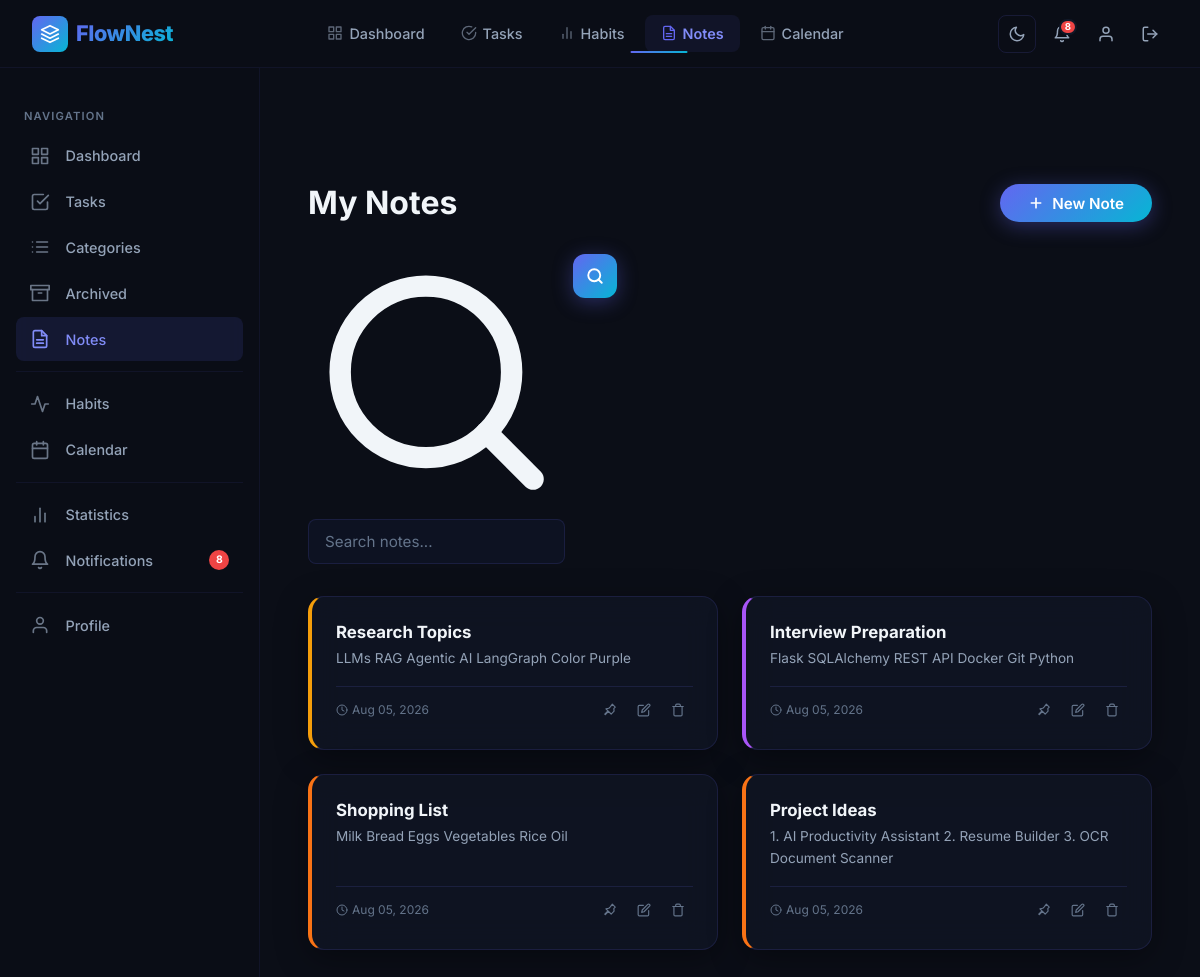
Screenshot of /notes/ (signed in) with the database file from the repository.
### app/models.py (models this page shows)
class Note(db.Model):
    __tablename__ = "notes"
    id = db.Column(
        db.Integer,
        primary_key=True
    )
    title = db.Column(
        db.String(150),
        nullable=False
    )
    content = db.Column(
        db.Text,
        nullable=False
    )
    color = db.Column(
        db.String(20),
        default="yellow"
    )
    is_pinned = db.Column(
        db.Boolean,
        default=False
    )
    created_at = db.Column(
        db.DateTime,
        default=datetime.utcnow
    )
    updated_at = db.Column(
        db.DateTime,
        default=datetime.utcnow,
        onupdate=datetime.utcnow
    )
    user_id = db.Column(
        db.Integer,
        db.ForeignKey("users.id"),
        nullable=False
    )
    user = db.relationship(
        "User",
        back_populates="notes"
    )

### app/routes/notes.py (the view, shortened to what this page needs)
@notes.route("/")
@login_required
def list_notes():
    search = request.args.get(
        "search",
        ""
    )
    query = Note.query.filter_by(
        user_id=current_user.id
    )
    notes = query.order_by(
        Note.is_pinned.desc(),
        Note.updated_at.desc()
    ).all()
    return render_template(
        "notes/notes.html",
        notes=notes,
        search=search
    )

### app/extensions.py (called while the page is built)
@login_manager.user_loader
def load_user(user_id):
    from app.models import User
    return User.query.get(int(user_id))

### app/templates/notes/notes.html (shortened to what this page needs)
{% extends "base.html" %}
{% block content %}
<div class="page-wrapper with-sidebar">
    <div class="page-content">
        <div class="page-header fade-in">
            <h2>My Notes</h2>
            <a href="{{ url_for('notes.create_note') }}" class="btn btn-primary">
                <svg width="16" height="16" viewBox="0 0 24 24" fill="none" stroke="currentColor" stroke-width="2.5"
                    stroke-linecap="round" stroke-linejoin="round">
                    <line x1="12" y1="5" x2="12" y2="19"></line>
                    <line x1="5" y1="12" x2="19" y2="12"></line>
                </svg>
                New Note
            </a>
        </div>
        <div class="notes-search-bar fade-in fade-in-delay-1">
            <form method="GET" action="{{ url_for('notes.list_notes') }}" class="notes-search-form">
                <div class="search-input-wrap">
                    <svg viewBox="0 0 24 24" fill="none" stroke="currentColor" stroke-width="2" stroke-linecap="round"
                        stroke-linejoin="round">
                        <circle cx="11" cy="11" r="8"></circle>
                        <line x1="21" y1="21" x2="16.65" y2="16.65"></line>
                    </svg>
                    <input type="text" name="search" value="{{ search }}" placeholder="Search notes..."
                        class="form-control" id="notes-search-input">
                </div>
                <button type="submit" class="btn btn-primary btn-icon-only">
                    <svg viewBox="0 0 24 24" fill="none" stroke="currentColor" stroke-width="2.5"
                        stroke-linecap="round" stroke-linejoin="round">
                        <circle cx="11" cy="11" r="8"></circle>
                        <line x1="21" y1="21" x2="16.65" y2="16.65"></line>
                    </svg>
                </button>
            </form>
        </div>
        {% if notes %}
        <div class="notes-grid">
            {% for note in notes %}
            <div class="glass-card note-card note-color-{{ note.color }} fade-in fade-in-delay-{{ loop.index % 4 }}" id="note-card-{{ note.id }}">
                <div class="note-card-body">
                    <h3 class="note-title">{{ note.title }}</h3>
                    <p class="note-content-preview">{{ note.content[:180] }}{% if note.content|length > 180 %}...{% endif %}</p>
                </div>
                <div class="note-card-footer">
                    <span class="note-timestamp">
                        <svg width="12" height="12" viewBox="0 0 24 24" fill="none" stroke="currentColor" stroke-width="2" stroke-linecap="round" stroke-linejoin="round">
                            <circle cx="12" cy="12" r="10"></circle>
                            <polyline points="12 6 12 12 16 14"></polyline>
                        </svg>
                        {{ note.updated_at.strftime("%b %d, %Y") }}
                    </span>
                    <div class="note-actions">
                        <a href="{{ url_for('notes.pin_note', note_id=note.id) }}" class="note-action-btn" title="{{ 'Unpin' if note.is_pinned else 'Pin' }}">
                            <svg width="14" height="14" viewBox="0 0 24 24" fill="{{ 'currentColor' if note.is_pinned else 'none' }}" stroke="currentColor" stroke-width="2" stroke-linecap="round" stroke-linejoin="round">
                                <path d="M16 2L21 7L18.5 9.5L19 14L14 19L13 18L9.5 14.5L4 20L3 19L8.5 13.5L5 10L10 9L12.5 6.5L16 2Z"/>
                            </svg>
                        </a>
                        <a href="{{ url_for('notes.update_note', note_id=note.id) }}" class="note-action-btn" title="Edit">
                            <svg width="14" height="14" viewBox="0 0 24 24" fill="none" stroke="currentColor" stroke-width="2" stroke-linecap="round" stroke-linejoin="round">
                                <path d="M11 4H4a2 2 0 0 0-2 2v14a2 2 0 0 0 2 2h14a2 2 0 0 0 2-2v-7"></path>
                                <path d="M18.5 2.5a2.121 2.121 0 0 1 3 3L12 15l-4 1 1-4 9.5-9.5z"></path>
                            </svg>
                        </a>
                        <a href="{{ url_for('notes.delete_note', note_id=note.id) }}" class="note-action-btn note-action-danger" title="Delete" onclick="return confirm('Delete this note?')">
                            <svg width="14" height="14" viewBox="0 0 24 24" fill="none" stroke="currentColor" stroke-width="2" stroke-linecap="round" stroke-linejoin="round">
                                <polyline points="3 6 5 6 21 6"></polyline>
                                <path d="M19 6v14a2 2 0 0 1-2 2H7a2 2 0 0 1-2-2V6m3 0V4a2 2 0 0 1 2-2h4a2 2 0 0 1 2 2v2"></path>
                            </svg>
                        </a>
                    </div>
                </div>
            </div>
            {% endfor %}
        </div>
        {% endif %}
    </div>
</div>
{% endblock %}

### rows the page displays
Note: title "Research Topics", content "LLMs RAG Agentic AI LangGraph Color Purple", updated_at "Aug 05, 2026", is_pinned False (drawn)
Note: title "Interview Preparation", content "Flask SQLAlchemy REST API Docker Git Python", updated_at "Aug 05, 2026", is_pinned False (drawn)
Note: title "Shopping List", content "Milk Bread Eggs Vegetables Rice Oil", updated_at "Aug 05, 2026", is_pinned False (drawn)
Note: title "Project Ideas", content "1. AI Productivity Assistant 2. Resume Builder 3. OCR Document Scanner", updated_at "Aug 05, 2026", is_pinned False (drawn)

### other values shown
{{ unread_count }} "8"
